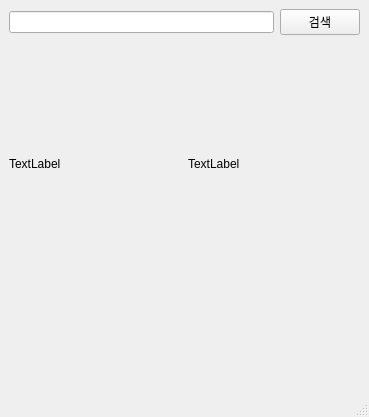
<?xml version="1.0" encoding="UTF-8"?>
<ui version="4.0">
 <class>mainWindow</class>
 <widget class="QMainWindow" name="mainWindow">
  <property name="geometry">
   <rect>
    <x>0</x>
    <y>0</y>
    <width>369</width>
    <height>417</height>
   </rect>
  </property>
  <property name="windowTitle">
   <string>날씨프로그램</string>
  </property>
  <widget class="QWidget" name="centralwidget">
   <widget class="QWidget" name="gridLayoutWidget">
    <property name="geometry">
     <rect>
      <x>9</x>
      <y>9</y>
      <width>351</width>
      <height>361</height>
     </rect>
    </property>
    <layout class="QGridLayout" name="gridLayout">
     <item row="0" column="0">
      <widget class="QLineEdit" name="lineEdit"/>
     </item>
     <item row="0" column="1">
      <widget class="QPushButton" name="searchbtn">
       <property name="text">
        <string>검색</string>
       </property>
      </widget>
     </item>
     <item row="1" column="0" colspan="2">
      <layout class="QVBoxLayout" name="verticalLayout">
       <item>
        <layout class="QHBoxLayout" name="horizontalLayout_4">
         <item>
          <layout class="QVBoxLayout" name="verticalLayout_3">
           <item>
            <widget class="QLabel" name="label_1">
             <property name="enabled">
              <bool>true</bool>
             </property>
             <property name="minimumSize">
              <size>
               <width>133</width>
               <height>0</height>
              </size>
             </property>
             <property name="text">
              <string/>
             </property>
            </widget>
           </item>
           <item>
            <widget class="QLabel" name="label_7">
             <property name="text">
              <string>TextLabel</string>
             </property>
            </widget>
           </item>
          </layout>
         </item>
         <item>
          <layout class="QVBoxLayout" name="verticalLayout_4">
           <item>
            <widget class="QLabel" name="label_2">
             <property name="text">
              <string/>
             </property>
            </widget>
           </item>
           <item>
            <widget class="QLabel" name="label_8">
             <property name="text">
              <string>TextLabel</string>
             </property>
            </widget>
           </item>
          </layout>
         </item>
        </layout>
       </item>
      </layout>
     </item>
     <item row="2" column="0" colspan="2">
      <layout class="QVBoxLayout" name="verticalLayout_5">
       <item>
        <layout class="QHBoxLayout" name="horizontalLayout_6">
         <item>
          <layout class="QVBoxLayout" name="verticalLayout_7">
           <item>
            <widget class="QLabel" name="label_3">
             <property name="text">
              <string/>
             </property>
            </widget>
           </item>
          </layout>
         </item>
         <item>
          <widget class="QLabel" name="label_4">
           <property name="text">
            <string/>
           </property>
          </widget>
         </item>
         <item>
          <layout class="QVBoxLayout" name="verticalLayout_8">
           <item>
            <widget class="QLabel" name="label_5">
             <property name="text">
              <string/>
             </property>
            </widget>
           </item>
          </layout>
         </item>
        </layout>
       </item>
      </layout>
     </item>
    </layout>
   </widget>
  </widget>
  <widget class="QMenuBar" name="menubar">
   <property name="geometry">
    <rect>
     <x>0</x>
     <y>0</y>
     <width>369</width>
     <height>21</height>
    </rect>
   </property>
  </widget>
  <widget class="QStatusBar" name="statusbar"/>
 </widget>
 <resources/>
 <connections/>
</ui>
